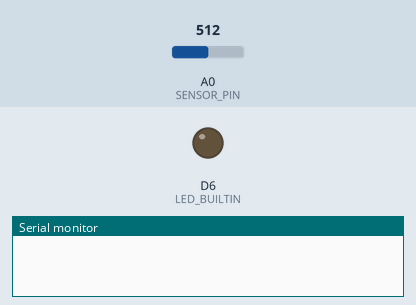
The sketch below on a simulated Arduino MKR. Shown: output pins drawn as LEDs (lit = HIGH), the last lines printed to the serial monitor. The test bench sets the inputs (shaded band); at power-on: A0 (SENSOR_PIN) = 512. WiFi joins after 1.5 s; servers stay silent unless stated; uploads are accepted with an empty reply.

Above: at 3.7 s.
3.8 s: A0 (SENSOR_PIN) set to 530
At 5.0 s:
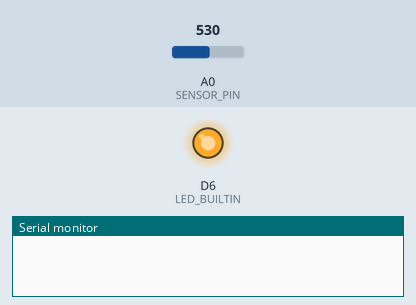
5.3 s: A0 (SENSOR_PIN) set to 511
At 6.3 s:
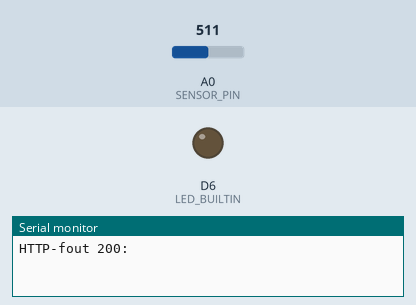
6.8 s: A0 (SENSOR_PIN) set to 716
At 7.4 s:
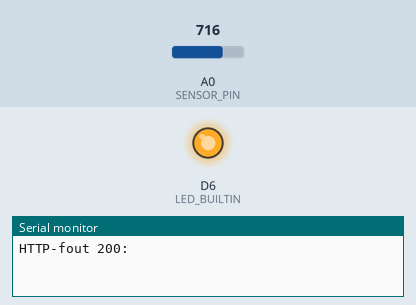
Timing chart, 0 to 9.8 s (numbered marks = the images above; inputs shaded):
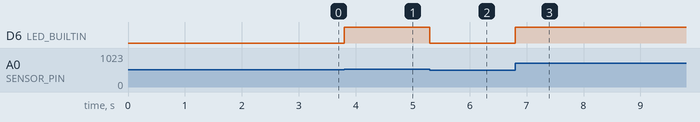

The sketch:

05_robust_client.ino
```cpp
#include <ArduinoHttpClient.h>
#include <ArduinoJson.h>
#include <WiFiNINA.h>

#include "secrets.h"

const char SERVER_HOST[] = "iot.rogerthat.be";
const int SERVER_PORT = 443;  // 443 = HTTPS
const unsigned long WIFI_TIMEOUT_MS = 20000;
const unsigned long HTTP_TIMEOUT_MS = 5000;
const unsigned long SEND_INTERVAL_MS = 5000;  // pauze tussen metingen
const unsigned long WIFI_RETRY_MS = 5000;    // pauze tussen wifi-pogingen

// Analoge pin voor de meting.
const byte SENSOR_PIN = A0;
// De led gaat aan boven de helft van het meetbereik (10-bit: 0-1023).
const int LED_THRESHOLD = 512;

// WiFiSSLClient = TLS-verbinding (HTTPS) via de NINA-wifimodule.
WiFiSSLClient networkClient;
HttpClient http(networkClient, SERVER_HOST, SERVER_PORT);

int currentSensorValue = 0;
bool wifiModuleOk = false;  // pas true na een geslaagde hardwarecontrole
// Tijden bijhouden met millis() in plaats van delay(): zo blijft loop()
// draaien en lezen we de sensor en de led altijd tijdig uit.
unsigned long lastSendAt = 0;
unsigned long lastWifiAttemptAt = 0;

// Wacht (begrensd) tot de eerste verbinding er is. Alleen gebruikt in
// setup(); in loop() mag wachten niet, daar gebruiken we maintainWiFi().
bool connectToWiFiBlocking() {
  WiFi.begin(WIFI_SSID, WIFI_PASSWORD);

  // Geen eindeloze while-lus: zonder time-out blijft het bord hangen bij
  // een fout wachtwoord of een netwerk buiten bereik.
  const unsigned long startedAt = millis();
  while (WiFi.status() != WL_CONNECTED &&
         millis() - startedAt < WIFI_TIMEOUT_MS) {
    delay(500);
    Serial.print('.');
  }
  Serial.println();

  if (WiFi.status() != WL_CONNECTED) {
    Serial.println("Wifi-verbinding mislukt.");
    return false;
  }
  return true;
}

// Niet-blokkerend: start hooguit om de WIFI_RETRY_MS een nieuwe poging
// en keert meteen terug. De verbinding komt later vanzelf tot stand.
void maintainWiFi(unsigned long now) {
  if (WiFi.status() == WL_CONNECTED) return;
  if (now - lastWifiAttemptAt < WIFI_RETRY_MS) return;

  lastWifiAttemptAt = now;
  WiFi.disconnect();
  WiFi.begin(WIFI_SSID, WIFI_PASSWORD);
  Serial.println("Nieuwe wifi-poging gestart.");
}

void readLocalSensor() {
  currentSensorValue = analogRead(SENSOR_PIN);
  digitalWrite(
    LED_BUILTIN,
    currentSensorValue > LED_THRESHOLD ? HIGH : LOW);
}

// Verstuurt JSON via POST en geeft statuscode en body terug.
// Een negatieve statuscode betekent dat de request zelf mislukte.
String postJson(const char* path, const String& payload,
                int& statusCode) {
  http.beginRequest();  // nodig om zelf headers en body te mogen sturen
  const int requestError = http.post(path);
  if (requestError != 0) {
    statusCode = requestError;
    http.stop();
    return "";
  }

  http.sendHeader("Content-Type", "application/json");
  // De server moet vooraf weten hoeveel bytes er volgen.
  http.sendHeader("Content-Length", payload.length());
  http.beginBody();
  http.print(payload);
  http.endRequest();

  statusCode = http.responseStatusCode();
  const String body = http.responseBody();
  http.stop();
  return body;
}

void sendTelemetry() {
  JsonDocument document;
  document["device"] = DEVICE_NAME;
  document["sensor"] = "analog-A0";
  document["value"] = currentSensorValue;
  document["unit"] = "raw";

  String payload;
  serializeJson(document, payload);

  int statusCode = 0;
  const String body =
    postJson("/api/v1/telemetry", payload, statusCode);

  // Drie uitkomsten: gelukt (201 Created), geen serverantwoord
  // (negatief) of een foutstatus van de server.
  if (statusCode == 201) {
    Serial.println("Meting ontvangen door de server.");
  } else if (statusCode < 0) {
    Serial.print("Transportfout: ");
    Serial.println(statusCode);
  } else {
    Serial.print("HTTP-fout ");
    Serial.print(statusCode);
    Serial.print(": ");
    Serial.println(body);
  }
}

void setup() {
  Serial.begin(9600);
  pinMode(LED_BUILTIN, OUTPUT);
  delay(1000);  // wacht op de USB-seriële verbinding (9600 baud)

  // De NINA-module is een aparte chip; zonder werkende module kan er
  // geen enkele wifi-functie draaien.
  if (WiFi.status() == WL_NO_MODULE) {
    Serial.println("Geen NINA-wifimodule gevonden.");
    return;
  }
  http.setHttpResponseTimeout(HTTP_TIMEOUT_MS);

  wifiModuleOk = true;
  // Mislukt de eerste verbinding, dan is dat geen eindpunt: loop() blijft
  // via maintainWiFi() opnieuw proberen.
  connectToWiFiBlocking();
}

void loop() {
  const unsigned long now = millis();
  readLocalSensor();  // gebeurt altijd, ook zonder wifi
  if (!wifiModuleOk) return;  // geen wifichip: niets om te herstellen
  maintainWiFi(now);

  if (WiFi.status() != WL_CONNECTED) return;
  if (now - lastSendAt < SEND_INTERVAL_MS) return;

  lastSendAt = now;
  sendTelemetry();
}
```

secrets.h
```cpp
#pragma once

const char WIFI_SSID[] = "YOUR_WIFI_NAME";
const char WIFI_PASSWORD[] = "YOUR_WIFI_PASSWORD";

const char DEVICE_NAME[] = "team-7";
```

Measured:
- the behaviour switches between 512 and 513 on A0 (SENSOR_PIN) (found by bisection; images 0 and 1)
- after the input at 3.8 s, D6 (LED_BUILTIN): LOW → HIGH at once
- after the input at 5.3 s, D6 (LED_BUILTIN): HIGH → LOW at once
- after the input at 6.8 s, D6 (LED_BUILTIN): LOW → HIGH at once
